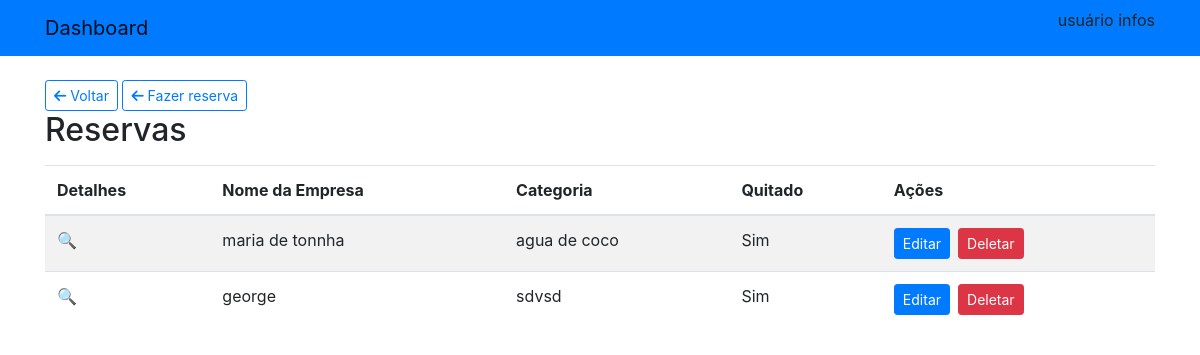
The page /reservas/reservas/ on the database as committed earlier.
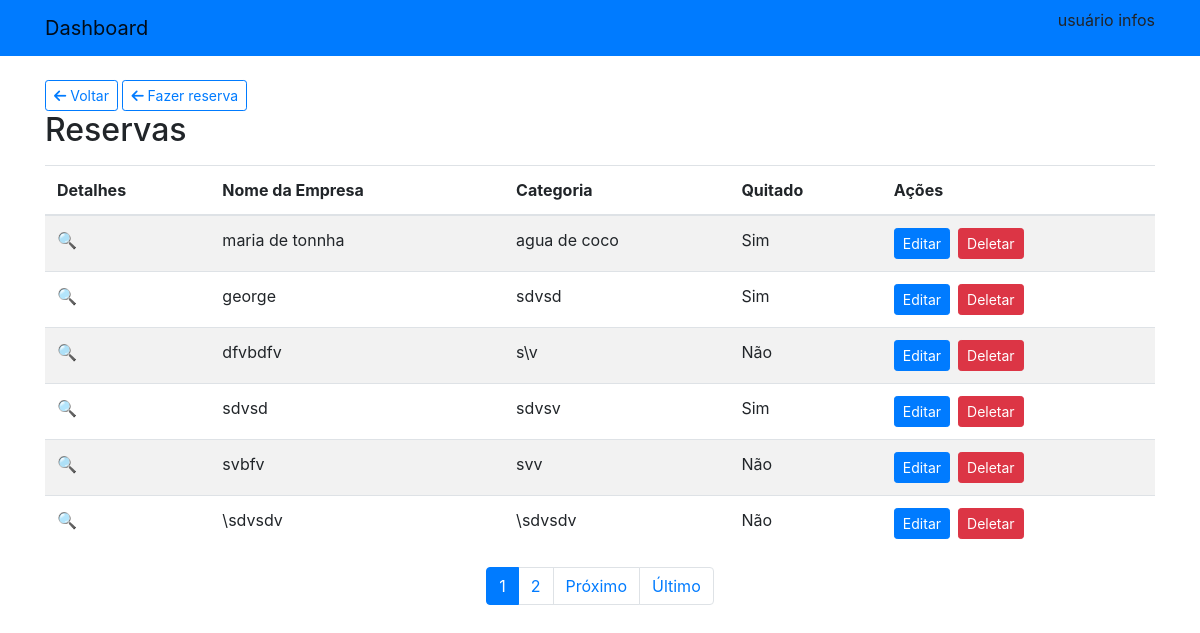
The same page on the database as committed later.
### reservas/models.py (models this page shows, shortened)
class Reserva(models.Model):
    cnpj = models.CharField(max_length=18)
    nome_empresa = models.CharField(max_length=160)
    categoria_empresa = models.CharField(max_length=160)
    quitado = models.BooleanField()
    stand = models.OneToOneField(Stand, on_delete=models.CASCADE)

### reservas/views.py (the view)
# urls.py: path('reservas/', ReservaListView.as_view(), name='reservas'),
class ReservaListView(ListView):
    model = Reserva
    paginate_by = 6
    template_name = "reservalist.html"

### reservas/templates/reservalist.html (shortened to what this page needs)
{% extends 'base.html' %}
{% load bootstrap4 %}
{% block content %}
<div class="container mt-4">
    <a class="btn btn-outline-primary btn-sm" href="{% url 'home' %}">
        <i class="fas fa-arrow-left"></i> Voltar
    </a>
    <a class="btn btn-outline-primary btn-sm" href="{% url 'cria_reserva' %}">
        <i class="fas fa-arrow-left"></i> Fazer reserva
    </a>
    <h2>Reservas</h2>
    <table class="table table-striped mt-3">
        <thead class="thead-primary">
            <tr>
                <th>Detalhes</th>
                <th>Nome da Empresa</th>
                <th>Categoria</th>
                <th>Quitado</th>
                <th>Ações</th>
            </tr>
        </thead>
        <tbody>
            {% for item in object_list %}
            <tr>
                <td>
                    <a href="{% url 'detail' item.pk %}">
                      &#128269;
                    </a>
                </td>
                <td>{{ item.nome_empresa }}</td>
                <td>{{ item.categoria_empresa }}</td>
                <td>{% if item.quitado %} Sim {% else %} Não {% endif %}</td>
                <td>
                    <div class="d-flex align-items-center">
                        <a href="{% url 'reserva_update' item.pk %}" class="btn btn-primary btn-sm mr-2">
                            Editar
                        </a>
                        <a href="{% url 'reserva_delete' item.pk %}" class="btn btn-danger btn-sm">
                            Deletar
                      </a>
                    </div>
                </td>
            </tr>
            {% endfor %}
        </tbody>
    </table>
    <div class="row">
        <div class="col-lg-12">
            {% if page_obj.has_other_pages %}
                <nav>
                    <ul class="pagination justify-content-center">
                        {% for page_number in page_obj.paginator.page_range %}
                            {% if page_number <= page_obj.number|add:3 and page_number >= page_obj.number|add:-3 %}
                                {% if page_obj.number == page_number %}
                                    <li class="page-item active">
                                        <a class="page-link" href="?page={{ page_number }}">
                                            {{ page_number }}
                                        </a>
                                    </li>
                                {% else %}
                                    <li class="page-item">
                                        <a class="page-link" href="?page={{ page_number }}">
                                            {{ page_number }}
                                        </a>
                                    </li>
                                {% endif %}
                            {% endif %}
                        {% endfor %}
                        {% if page_obj.has_next %}
                            <li class="page-item">
                                <a class="page-link" href="?page={{ page_obj.next_page_number }}">
                                    Próximo
                                </a>
                            </li>
                            <li class="page-item">
                                <a class="page-link" href="?page={{ page_obj.paginator.num_pages }}">
                                    Último
                                </a>
                            </li>
                        {% endif %}
                    </ul>
                </nav>
            {% endif %}
        </div>
    </div>
</div>
{% endblock %}

Rows that differ between the two databases and show on the page:
added Reserva: nome_empresa "dfvbdfv", categoria_empresa "s\\v", quitado "Não"
added Reserva: nome_empresa "sdvsd", categoria_empresa "sdvsv", quitado "Sim"
added Reserva: nome_empresa "svbfv", categoria_empresa "svv", quitado "Não"
added Reserva: nome_empresa "\\sdvsdv", categoria_empresa "\\sdvsdv", quitado "Não"
Other text that changed with them:
new list line: "1"
new list line: "2"
text now shown: "Próximo Último"
